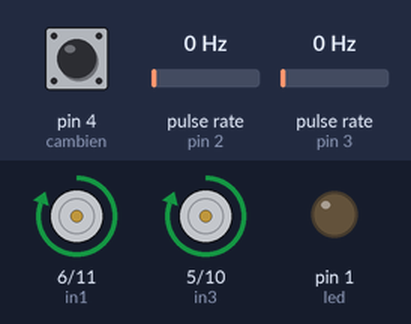
A sketch run on a simulated Arduino Uno, built with avr-gcc and run on an emulated ATmega328P. Parts: motor-driver pin pairs drawn as motors (green arrow = first pin HIGH = forward, orange = second pin HIGH = backward, longer = more drive, scaled by the enable pin), output pins drawn as LEDs (lit = HIGH). Wiring (inferred from the names in the program): 2 × pulse sensor: data pin 2 / data pin 3. The inputs (shaded band) are chosen by the test bench; at power-on: pin 4 (cambien) HIGH, pulse rate (sensors on pin 2, pin 3) 0 Hz. EEPROM starts erased.

Above: at 1.2 s.
1.3 s: pin 4 (cambien) pulled LOW for 0.15 s
At 2.5 s:
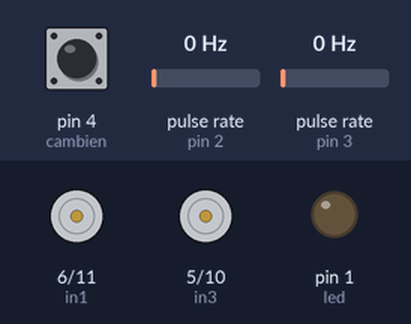
Timing chart, 0 to 4.3 s (numbered marks = the images above; inputs shaded):
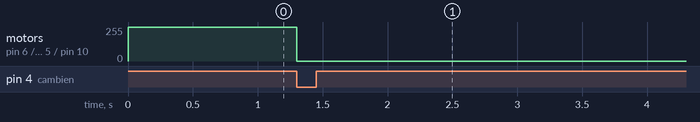

Measured:
- after the input at 1.3 s, motor on pin 6 (in1) / pin 11 (in2), motor on pin 5 (in3) / pin 10 (in4): forward 255/255 → stopped at once

The sketch:

sketch_nov30d.ino
```cpp
#include <EEPROM.h>
//cam bien hong ngoai
int cambien = 4;
int led = 1;

//Motor A
int enA = 13;
int in1 = 6;
int in2 = 11;

//Motor B
int enB = 7;
int in3 = 5;
int in4 = 10;

//PushButton
int button = 13;

// Encoder
#define PULSESPERTURN 15
#define ENCODER_LEFT  2
#define ENCODER_RIGHT  3
#define PWM 200

typedef enum
{
  LEFT = 0,
  RIGHT = 1,
  CENTER
}Direct;

volatile unsigned int pulses[2] = {0, 0};  // number of pulses
volatile unsigned int pwm2 = 200;

unsigned long pushButton;
int pushButton2;

void counter_left()
 {
    //Update count
      pulses[LEFT]++;
 }

  void counter_right()
 {
    //Update count
      pulses[RIGHT]++;
 }

 /*void runEncoder ()
{
    attachInterrupt(digitalPinToInterrupt(ENCODER_LEFT), counter_left, FALLING);
    attachInterrupt(digitalPinToInterrupt(ENCODER_RIGHT), counter_right, FALLING);

    while (pulses[LEFT] < NUMPULSE_90 && pulses[RIGHT] < NUMPULSE_90)
    {
      // Do nothing
    }

    detachInterrupt(digitalPinToInterrupt(ENCODER_LEFT));
    detachInterrupt(digitalPinToInterrupt(ENCODER_RIGHT));
    pulses[LEFT] = 0;
    pulses[RIGHT] = 0;
}

*/
 void balanceSpeed(long time)
{
    attachInterrupt(digitalPinToInterrupt(ENCODER_LEFT), counter_left, FALLING);
    attachInterrupt(digitalPinToInterrupt(ENCODER_RIGHT), counter_right, FALLING);

    delay (time);

    detachInterrupt(digitalPinToInterrupt(ENCODER_LEFT));
    detachInterrupt(digitalPinToInterrupt(ENCODER_RIGHT));

    // calculate
    pwm2 = pulses[LEFT] * PWM / pulses[RIGHT];
    pulses[LEFT] = 0;
    pulses[RIGHT] = 0;

}


void setup()
{
  //khai bao cam bien hong ngoai
  pinMode(led,OUTPUT);
  pinMode(cambien, INPUT_PULLUP);

  //dong co A-B
  pinMode(enA, OUTPUT);
  pinMode(in1, OUTPUT);
  pinMode(in2, OUTPUT);

  pinMode(enB,OUTPUT);
  pinMode(in3, OUTPUT);
  pinMode(in4, OUTPUT);


    pinMode(ENCODER_LEFT, INPUT);
    pinMode(ENCODER_RIGHT, INPUT);

pinMode (button, OUTPUT);

 MotorRunningGo(PWM, pwm2);
 pushButton = 0;

 pwm2 = EEPROM.read(0);
 if (pwm2 < 180 || pwm2 > 220)
  pwm2 = PWM;
}

void MotorRunningGo(int pwm1, int pwm2)
{
  //Running motor A
  digitalWrite(in1, HIGH);
  digitalWrite(in2, LOW);
  analogWrite(enA, pwm1); //Speed PWM: 0~255

  //Running motor B
  digitalWrite(in3, HIGH);
  digitalWrite(in4, LOW);
  analogWrite(enB, pwm2); //Speed PWM: 0~255
}
void GoBack()
{
  digitalWrite(in1, LOW);
  digitalWrite(in2, HIGH);
  digitalWrite(in3, LOW);
  digitalWrite(in4, HIGH);
}
void StopMotor()
{
  digitalWrite(in1, LOW);
  digitalWrite(in2, LOW);
  digitalWrite(in3, LOW);
  digitalWrite(in4, LOW);
}

void loop()
{
    while (pushButton < 100)
    {
        if(digitalRead(cambien) == 0)
        {
          StopMotor();
        }
        balanceSpeed(50);
        pushButton++;
   }

  pushButton = 0;
  EEPROM.write (0, pwm2);
  delay (1000);
}
```
